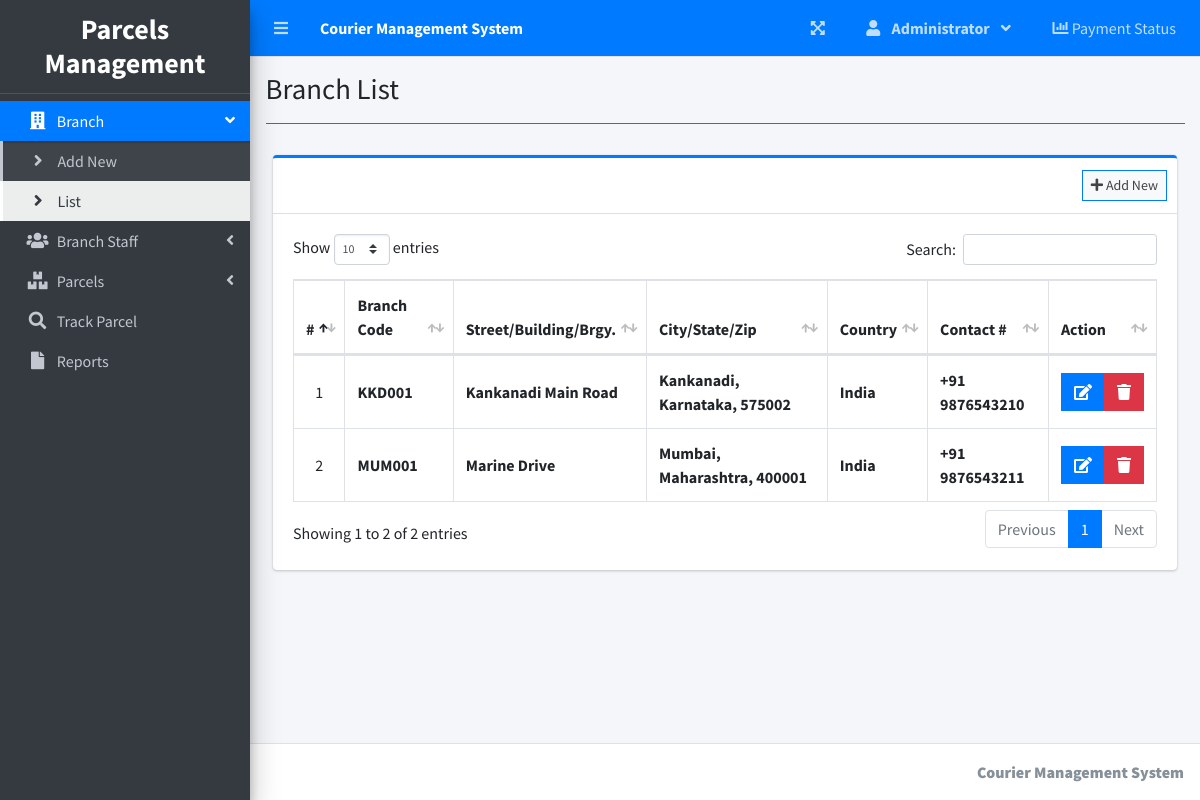
The page /index.php?page=branch_list (signed in) on the database its author committed.
### tables this page shows
CREATE TABLE `branches` (
  `id` int(30) NOT NULL AUTO_INCREMENT,
  `branch_code` varchar(50) NOT NULL,
  `street` text NOT NULL,
  `city` text NOT NULL,
  `state` text NOT NULL,
  `zip_code` varchar(50) NOT NULL,
  `country` text NOT NULL,
  `contact` varchar(100) NOT NULL,
  `date_created` datetime NOT NULL DEFAULT current_timestamp(),
  PRIMARY KEY (`id`)
);

### branch_list.php (the view, shortened to what this page needs)
<?php include'db_connect.php' ?>
<div class="col-lg-12">
	<div class="card card-outline card-primary">
		<div class="card-header">
			<div class="card-tools">
				<a class="btn btn-block btn-sm btn-default btn-flat border-primary " href="./index.php?page=new_branch"><i class="fa fa-plus"></i> Add New</a>
			</div>
		</div>
		<div class="card-body">
			<table class="table tabe-hover table-bordered" id="list">
				<!-- <colgroup>
					<col width="5%">
					<col width="15%">
					<col width="25%">
					<col width="25%">
					<col width="15%">
				</colgroup> -->
				<thead>
					<tr>
						<th class="text-center">#</th>
						<th>Branch Code</th>
						<th>Street/Building/Brgy.</th>
						<th>City/State/Zip</th>
						<th>Country</th>
						<th>Contact #</th>
						<th>Action</th>
					</tr>
				</thead>
				<tbody>
					<?php
					$i = 1;
					$qry = $conn->query("SELECT * FROM branches order by street asc,city asc, state asc ");
					while($row= $qry->fetch_assoc()):
					?>
					<tr>
						<td class="text-center"><?php echo $i++ ?></td>
						<td class=""><b><?php echo $row['branch_code'] ?></b></td>
						<td><b><?php echo ucwords($row['street']) ?></b></td>
						<td><b><?php echo ucwords($row['city'].', '.$row['state'].', '.$row['zip_code']) ?></b></td>
						<td><b><?php echo ucwords($row['country']) ?></b></td>
						<td><b><?php echo $row['contact'] ?></b></td>
						<td class="text-center">
		                    <div class="btn-group">
		                        <a href="index.php?page=edit_branch&id=<?php echo $row['id'] ?>" class="btn btn-primary btn-flat ">
		                          <i class="fas fa-edit"></i>
		                        </a>
		                        <button type="button" class="btn btn-danger btn-flat delete_branch" data-id="<?php echo $row['id'] ?>">
		                          <i class="fas fa-trash"></i>
		                        </button>
	                      </div>
						</td>
					</tr>
				<?php endwhile; ?>
				</tbody>
			</table>
		</div>
	</div>
</div>

### branch_list.php (style rules this page uses)
table td { vertical-align: middle !important; }

### rows shown on the page
branches: branch_code "KKD001", street "Kankanadi Main Road", city+state+zip_code "Kankanadi, Karnataka, 575002", country "India", contact "+91 9876543210"
branches: branch_code "MUM001", street "Marine Drive", city+state+zip_code "Mumbai, Maharashtra, 400001", country "India", contact "+91 9876543211"

### other values the page prints
$_SESSION['system']['name'] "Courier Management System"
$_SESSION['login_firstname'] "Administrator"
$title "Branch List"
